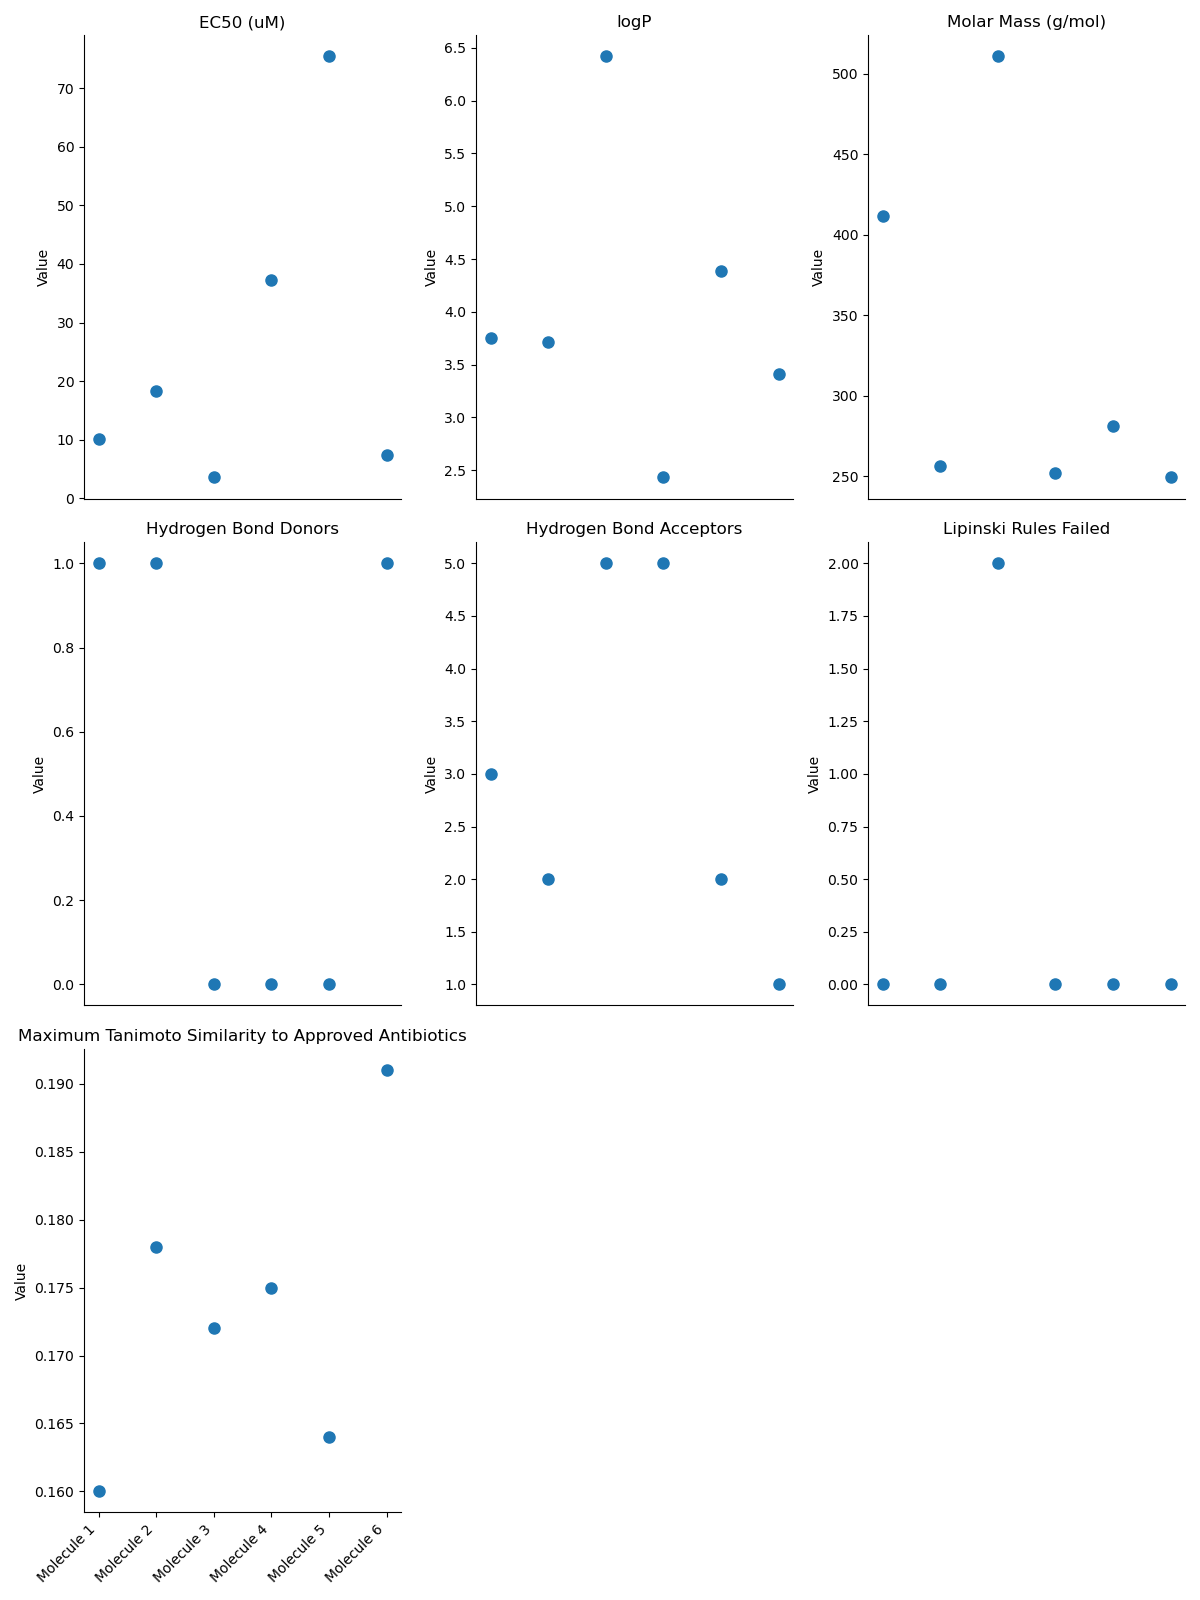

Write the Python code that produced this figure.
import pandas as pd
import matplotlib.pyplot as plt

df = pd.read_excel('/n/data1/hms/dbmi/farhat/alex/Mtb_Inhibition_DL_Pipeline/evaluation/generative_model/bench_validation/Physiochemical Properties of Generated Molecules.xlsx')

molecule_labels = [f"Molecule {i}" for i in df["Molecule ID"]]
data_columns = df.columns[1:]

fig, axes = plt.subplots(nrows=3, ncols=3, figsize=(12,16))
axes = axes.flatten()

n_molecules = len(molecule_labels)

for i, col in enumerate(data_columns):
    ax = axes[i]
    ax.plot(molecule_labels, df[col], 'o', markersize=8)
    ax.set_title(col)
    ax.set_ylabel("Value")
    ax.set_xticks(range(n_molecules))

    # Show x-tick labels only on the bottom row (row indices 2, i.e. axes 6,7,8)
    if i // 3 == 2:
        ax.set_xticklabels(molecule_labels, rotation=45, ha='right')
    else:
        ax.set_xticklabels([])  # hide x-tick labels for top and middle rows
        ax.tick_params(axis='x', length=0)  # also hide tick marks on x axis

# Hide unused subplots
for j in range(len(data_columns), len(axes)):
    axes[j].axis('off')

# Hide right and top spines for all subplots
for ax in axes:
    ax.spines['right'].set_visible(False)
    ax.spines['top'].set_visible(False)

plt.tight_layout()
plt.savefig('/n/data1/hms/dbmi/farhat/alex/Mtb_Inhibition_DL_Pipeline/evaluation/generative_model/bench_validation/physiochemical_properties.png')
